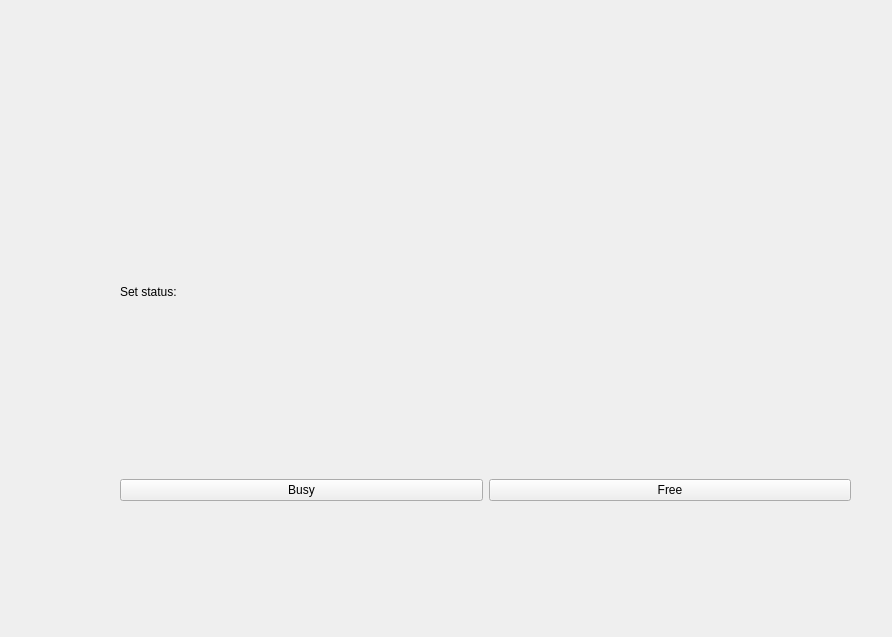
<?xml version="1.0" encoding="UTF-8"?>
<ui version="4.0">
 <class>set_status</class>
 <widget class="QWidget" name="set_status">
  <property name="geometry">
   <rect>
    <x>0</x>
    <y>0</y>
    <width>892</width>
    <height>637</height>
   </rect>
  </property>
  <property name="windowTitle">
   <string>Form</string>
  </property>
  <widget class="QWidget" name="verticalLayoutWidget">
   <property name="geometry">
    <rect>
     <x>120</x>
     <y>110</y>
     <width>731</width>
     <height>391</height>
    </rect>
   </property>
   <layout class="QVBoxLayout" name="verticalLayout">
    <item>
     <widget class="QLabel" name="label">
      <property name="text">
       <string>Set status:</string>
      </property>
     </widget>
    </item>
    <item>
     <layout class="QHBoxLayout" name="horizontalLayout">
      <item>
       <widget class="QPushButton" name="busybtn">
        <property name="text">
         <string>Busy</string>
        </property>
       </widget>
      </item>
      <item>
       <widget class="QPushButton" name="freebtn">
        <property name="text">
         <string>Free</string>
        </property>
       </widget>
      </item>
     </layout>
    </item>
   </layout>
  </widget>
 </widget>
 <resources/>
 <connections/>
</ui>
